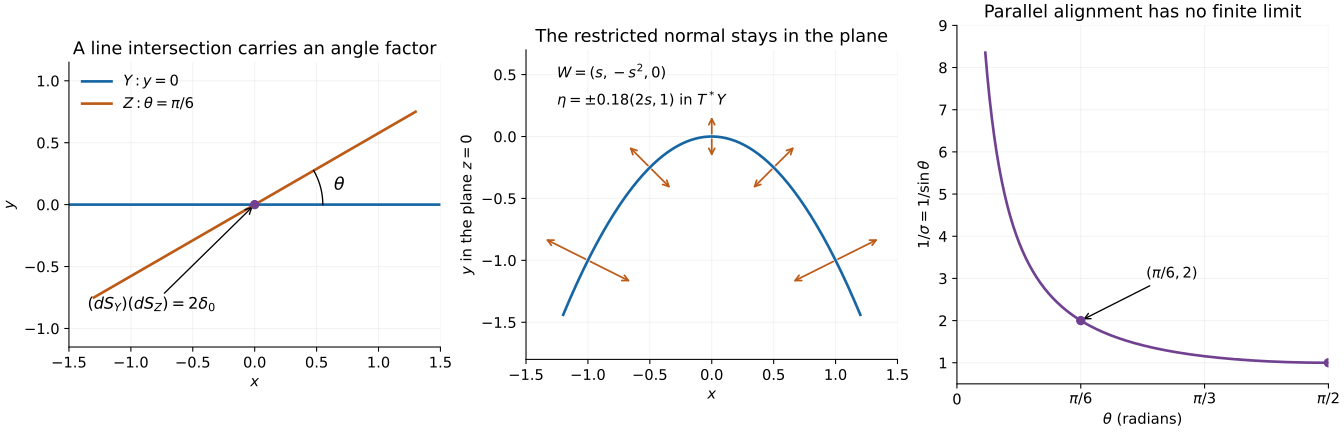

This figure's Python source:
from pathlib import Path
import numpy as np
import matplotlib
matplotlib.use('Agg')
import matplotlib.pyplot as plt

out = Path(__file__).resolve().parent
plt.rcParams.update({'font.size':11,'svg.fonttype':'none','svg.hashsalt':'AN01-U144-transverse-density'})
fig, ax = plt.subplots(1,3,figsize=(14,4.5),layout='constrained')
blue, orange, purple = '#1766a3', '#bd5a16', '#704191'
theta = np.pi/6
s = np.linspace(-1.5,1.5,601)
ax[0].plot(s,0*s,color=blue,lw=2,label=r'$Y:y=0$')
ax[0].plot(s*np.cos(theta),s*np.sin(theta),color=orange,lw=2,label=r'$Z:\theta=\pi/6$')
t = np.linspace(0,theta,101)
ax[0].plot(.55*np.cos(t),.55*np.sin(t),color='black',lw=1)
ax[0].text(.64,.12,r'$\theta$',fontsize=13)
ax[0].scatter([0],[0],color=purple,zorder=5)
ax[0].annotate(r'$(dS_Y)(dS_Z)=2\delta_0$',xy=(0,0),xytext=(-1.35,-.85),arrowprops={'arrowstyle':'->'},fontsize=12)
ax[0].set(xlim=(-1.5,1.5),ylim=(-1.15,1.15),xlabel='$x$',ylabel='$y$',title='A line intersection carries an angle factor')
ax[0].set_aspect('equal');ax[0].legend(loc='upper left',frameon=False)
s = np.linspace(-1.2,1.2,601)
ax[1].plot(s,-s*s,color=blue,lw=2)
for q in [-1,-.5,0,.5,1]:
    for sign in [-1,1]:
        v = sign*.18*np.array([2*q,1])
        ax[1].annotate('',xy=(q+v[0],-q*q+v[1]),xytext=(q,-q*q),arrowprops={'arrowstyle':'->','color':orange,'lw':1.3})
ax[1].text(-1.25,.47,r'$W=(s,-s^2,0)$')
ax[1].text(-1.25,.25,r'$\eta=\pm0.18(2s,1)$ in $T^*Y$')
ax[1].set(xlim=(-1.5,1.5),ylim=(-1.8,.7),xlabel='$x$',ylabel='$y$ in the plane $z=0$',title='The restricted normal stays in the plane')
ax[1].set_aspect('equal')
t=np.linspace(.12,np.pi/2,1001)
ax[2].plot(t,1/np.sin(t),color=purple,lw=2)
ax[2].scatter([np.pi/6,np.pi/2],[2,1],color=purple,zorder=5)
ax[2].annotate(r'$(\pi/6,2)$',xy=(np.pi/6,2),xytext=(.8,3),arrowprops={'arrowstyle':'->'})
ax[2].set(xlim=(0,np.pi/2),ylim=(.5,9),xlabel=r'$\theta$ (radians)',ylabel=r'$1/\sigma=1/\sin\theta$',title='Parallel alignment has no finite limit')
ax[2].set_xticks([0,np.pi/6,np.pi/3,np.pi/2],['0',r'$\pi/6$',r'$\pi/3$',r'$\pi/2$'])
for a in ax:
    a.spines[['top','right']].set_visible(False)
    a.grid(alpha=.15)
fig.savefig(out/'transverse-density-factors.png',dpi=170)
fig.savefig(out/'transverse-density-factors.svg',metadata={'Date':None})
plt.close(fig)
for suffix in ['py','svg']:
    p=out/('transverse-density-factors.'+suffix)
    p.write_text('\n'.join(line.rstrip() for line in p.read_text(encoding='utf-8').splitlines())+'\n',encoding='utf-8')
